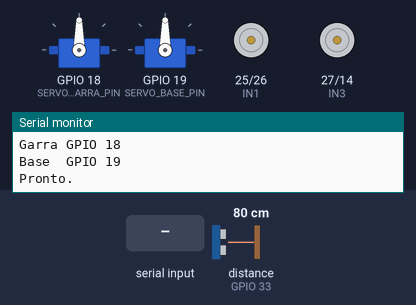
Bench run of a sketch on a simulated ESP32. On the bench: 2 × servo, motor-driver pin pairs drawn as motors (green arrow = first pin HIGH = forward, orange = second pin HIGH = backward, longer = more drive), the last lines printed to the serial monitor. Wiring (inferred from the names in the program): ultrasonic range finder: trigger GPIO 32; echo GPIO 33. Inputs (shaded band) come from the test bench; at power-on: distance to the obstacle (sensor on GPIO 33) 80 cm. The echo pulse lasts 58.3 µs per cm; nothing arrives over Bluetooth unless stated.

Above: at 1.2 s.
1.3 s: "F;45\n" received over the second serial link
At 1.6 s:
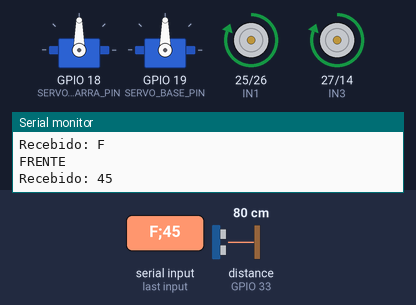
2.8 s: "T;45\n" received over the second serial link
At 4.0 s:
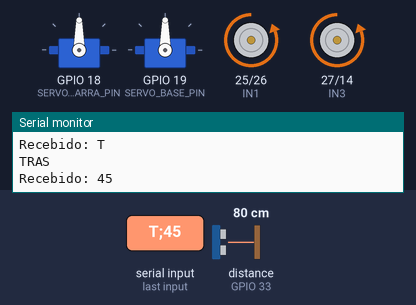
4.3 s: "E;45\n" received over the second serial link
At 5.1 s:
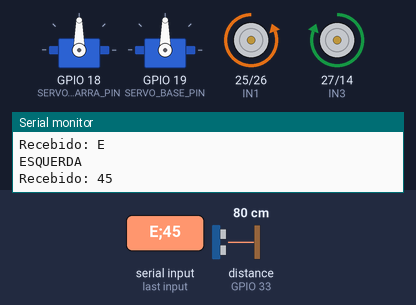
5.8 s: "D;45\n" received over the second serial link
At 6.2 s:
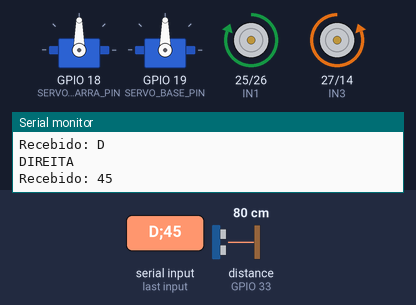
7.3 s: "F\n" received over the second serial link
At 8.5 s:
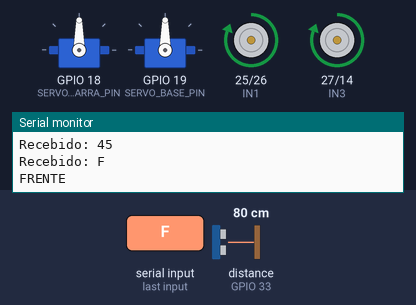
8.8 s: "T\n" received over the second serial link
At 9.7 s:
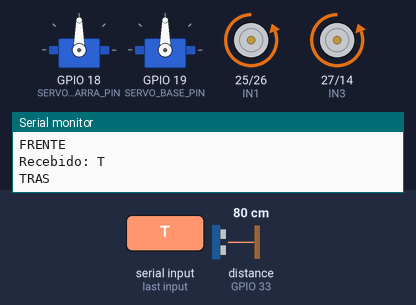
Timing chart, 0 to 11.3 s (numbered marks = the images above; inputs shaded):
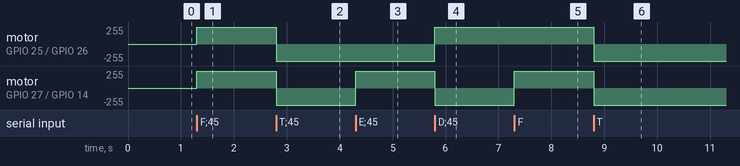

Measured:
- after the input at 1.3 s, motor on GPIO 25 (IN1) / GPIO 26 (IN2), motor on GPIO 27 (IN3) / GPIO 14 (IN4): stopped → forward 255/255 at once
- after the input at 2.8 s, motor on GPIO 25 (IN1) / GPIO 26 (IN2), motor on GPIO 27 (IN3) / GPIO 14 (IN4): forward 255/255 → backward 255/255 at once
- after the input at 4.3 s, motor on GPIO 27 (IN3) / GPIO 14 (IN4): backward 255/255 → forward 255/255 at once
- after the input at 5.8 s, motor on GPIO 25 (IN1) / GPIO 26 (IN2): backward 255/255 → forward 255/255 at once; motor on GPIO 27 (IN3) / GPIO 14 (IN4): forward 255/255 → backward 255/255 at once
- after the input at 7.3 s, motor on GPIO 27 (IN3) / GPIO 14 (IN4): backward 255/255 → forward 255/255 at once
- after the input at 8.8 s, motor on GPIO 25 (IN1) / GPIO 26 (IN2), motor on GPIO 27 (IN3) / GPIO 14 (IN4): forward 255/255 → backward 255/255 at once

The sketch:

robo.ino
```cpp
#include <Arduino.h>
#include <BluetoothSerial.h>
#include <ESP32Servo.h>

// =====================================================
// ROBÔ BLUETOOTH ESP32 - RESPOSTA RÁPIDA
// =====================================================

// ----------------------
// Bluetooth
// ----------------------

BluetoothSerial SerialBT;

const char* NOME_BLUETOOTH = "RoboResgateESP32";


// ----------------------
// Servos
// ----------------------

#define SERVO_GARRA_PIN 18
#define SERVO_BASE_PIN  19

Servo servoGarra;
Servo servoBase;

int anguloGarra = 90;
int anguloBase  = 90;


// ----------------------
// Ponte H L298N
// ----------------------

#define IN1 25
#define IN2 26
#define IN3 27
#define IN4 14


// ----------------------
// HC-SR04
// ----------------------

#define TRIG 32
#define ECHO 33


// =====================================================
// BLUETOOTH
// =====================================================

String comandoRecebido = "";

unsigned long ultimoCaractere = 0;

// Antes estava 80 ms.
// Agora responde muito mais rápido.
const unsigned long TEMPO_COMANDO = 15;


// =====================================================
// TELEMETRIA
// =====================================================

unsigned long ultimaTelemetria = 0;

// Menos leituras automáticas para não interromper
// os comandos do controle.
const unsigned long INTERVALO_TELEMETRIA = 1500;


// =====================================================
// MOTORES
// =====================================================

void parar() {

  digitalWrite(IN1, LOW);
  digitalWrite(IN2, LOW);

  digitalWrite(IN3, LOW);
  digitalWrite(IN4, LOW);

  Serial.println("PARADO");
}


void frente() {

  digitalWrite(IN1, HIGH);
  digitalWrite(IN2, LOW);

  digitalWrite(IN3, HIGH);
  digitalWrite(IN4, LOW);

  Serial.println("FRENTE");
}


void tras() {

  digitalWrite(IN1, LOW);
  digitalWrite(IN2, HIGH);

  digitalWrite(IN3, LOW);
  digitalWrite(IN4, HIGH);

  Serial.println("TRAS");
}


void direita() {

  digitalWrite(IN1, HIGH);
  digitalWrite(IN2, LOW);

  digitalWrite(IN3, LOW);
  digitalWrite(IN4, HIGH);

  Serial.println("DIREITA");
}


void esquerda() {

  digitalWrite(IN1, LOW);
  digitalWrite(IN2, HIGH);

  digitalWrite(IN3, HIGH);
  digitalWrite(IN4, LOW);

  Serial.println("ESQUERDA");
}


// =====================================================
// ULTRASSÔNICO
// =====================================================

float lerDistancia() {

  digitalWrite(TRIG, LOW);
  delayMicroseconds(2);

  digitalWrite(TRIG, HIGH);
  delayMicroseconds(10);

  digitalWrite(TRIG, LOW);


  // Timeout reduzido para não travar o controle
  unsigned long duracao =
    pulseIn(ECHO, HIGH, 20000);


  if (duracao == 0) {

    return -1;
  }


  return (duracao * 0.0343) / 2.0;
}


// =====================================================
// ENVIAR DISTÂNCIA
// =====================================================

void enviarDistancia() {

  float distancia = lerDistancia();


  if (distancia < 0) {

    SerialBT.println("DISTANCIA:-1");

    return;
  }


  SerialBT.print("DISTANCIA:");

  SerialBT.println(distancia, 1);
}


// =====================================================
// GARRA - MOVIMENTO RÁPIDO
// =====================================================

void moverGarra(int angulo) {

  angulo = constrain(angulo, 0, 180);

  anguloGarra = angulo;


  // Movimento DIRETO
  servoGarra.write(anguloGarra);


  Serial.print("GARRA -> ");

  Serial.print(anguloGarra);

  Serial.println(" graus");


  SerialBT.print("GARRA:");

  SerialBT.println(anguloGarra);
}


// =====================================================
// BASE - MOVIMENTO RÁPIDO
// =====================================================

void moverBase(int angulo) {

  angulo = constrain(angulo, 0, 180);

  anguloBase = angulo;


  servoBase.write(anguloBase);


  Serial.print("BASE -> ");

  Serial.print(anguloBase);

  Serial.println(" graus");


  SerialBT.print("BASE:");

  SerialBT.println(anguloBase);
}


// =====================================================
// VERIFICAR NÚMERO
// =====================================================

bool numeroValido(String texto) {

  if (texto.length() == 0) {

    return false;
  }


  for (
    unsigned int i = 0;
    i < texto.length();
    i++
  ) {

    if (!isDigit(texto.charAt(i))) {

      return false;
    }
  }


  return true;
}


// =====================================================
// PROCESSAR COMANDO
// =====================================================

void processarComando(String comando) {

  comando.trim();


  if (comando.length() == 0) {

    return;
  }


  Serial.print("Recebido: ");

  Serial.println(comando);


  char tipo =
    toupper(comando.charAt(0));


  // ---------------------
  // Frente
  // ---------------------

  if (
    tipo == 'F' &&
    comando.length() == 1
  ) {

    frente();

    return;
  }


  // ---------------------
  // Trás
  // ---------------------

  if (
    tipo == 'T' &&
    comando.length() == 1
  ) {

    tras();

    return;
  }


  // ---------------------
  // Esquerda
  // ---------------------

  if (
    tipo == 'E' &&
    comando.length() == 1
  ) {

    esquerda();

    return;
  }


  // ---------------------
  // Direita
  // ---------------------

  if (
    tipo == 'D' &&
    comando.length() == 1
  ) {

    direita();

    return;
  }


  // ---------------------
  // Parar
  // ---------------------

  if (
    (
      tipo == 'P' ||
      tipo == 'S'
    ) &&
    comando.length() == 1
  ) {

    parar();

    return;
  }


  // ---------------------
  // Ultrassônico
  // ---------------------

  if (
    tipo == 'U' &&
    comando.length() == 1
  ) {

    enviarDistancia();

    return;
  }


  // ===================================================
  // GARRA
  //
  // G0
  // G45
  // G90
  // G140
  // G180
  // ===================================================

  if (tipo == 'G') {

    String numero =
      comando.substring(1);


    numero.trim();


    if (numeroValido(numero)) {

      int angulo =
        numero.toInt();


      moverGarra(angulo);
    }


    return;
  }


  // ===================================================
  // BASE
  //
  // B0
  // B45
  // B90
  // B140
  // B180
  // ===================================================

  if (tipo == 'B') {

    String numero =
      comando.substring(1);


    numero.trim();


    if (numeroValido(numero)) {

      int angulo =
        numero.toInt();


      moverBase(angulo);
    }


    return;
  }
}


// =====================================================
// RECEBER BLUETOOTH
// =====================================================

void receberBluetooth() {

  while (SerialBT.available()) {

    char caractere =
      SerialBT.read();


    ultimoCaractere =
      millis();


    // Final do comando
    if (
      caractere == '\n' ||
      caractere == '\r' ||
      caractere == ';' ||
      caractere == '#'
    ) {

      if (
        comandoRecebido.length() > 0
      ) {

        processarComando(
          comandoRecebido
        );


        comandoRecebido = "";
      }
    }

    else {

      if (
        comandoRecebido.length() < 20
      ) {

        comandoRecebido +=
          caractere;

      }

      else {

        comandoRecebido = "";
      }
    }
  }


  // ===================================================
  // NÃO RECEBEU ENTER
  // ===================================================

  if (
    comandoRecebido.length() > 0 &&
    millis() - ultimoCaractere >
    TEMPO_COMANDO
  ) {

    processarComando(
      comandoRecebido
    );


    comandoRecebido = "";
  }
}


// =====================================================
// SETUP
// =====================================================

void setup() {

  Serial.begin(115200);


  // ---------------------
  // Motores
  // ---------------------

  pinMode(IN1, OUTPUT);
  pinMode(IN2, OUTPUT);
  pinMode(IN3, OUTPUT);
  pinMode(IN4, OUTPUT);


  parar();


  // ---------------------
  // Ultrassônico
  // ---------------------

  pinMode(TRIG, OUTPUT);
  pinMode(ECHO, INPUT);


  digitalWrite(TRIG, LOW);


  // ---------------------
  // Servos
  // ---------------------

  servoGarra.setPeriodHertz(50);

  servoBase.setPeriodHertz(50);


  servoGarra.attach(
    SERVO_GARRA_PIN,
    500,
    2400
  );


  servoBase.attach(
    SERVO_BASE_PIN,
    500,
    2400
  );


  servoGarra.write(anguloGarra);

  servoBase.write(anguloBase);


  // ---------------------
  // Bluetooth
  // ---------------------

  SerialBT.begin(
    NOME_BLUETOOTH
  );


  Serial.println();
  Serial.println("==========================");
  Serial.println(" ROBO ESP32 - MODO RAPIDO");
  Serial.println("==========================");

  Serial.println();

  Serial.println(
    "Bluetooth: RoboResgateESP32"
  );

  Serial.println();

  Serial.println("Garra GPIO 18");
  Serial.println("Base  GPIO 19");

  Serial.println();

  Serial.println("Pronto.");
}


// =====================================================
// LOOP
// =====================================================

void loop() {

  // Prioridade máxima ao Bluetooth
  receberBluetooth();


  // Telemetria com prioridade menor
  if (
    millis() - ultimaTelemetria >=
    INTERVALO_TELEMETRIA
  ) {

    ultimaTelemetria =
      millis();


    enviarDistancia();
  }


  // Delay mínimo
  delay(1);
}
```
